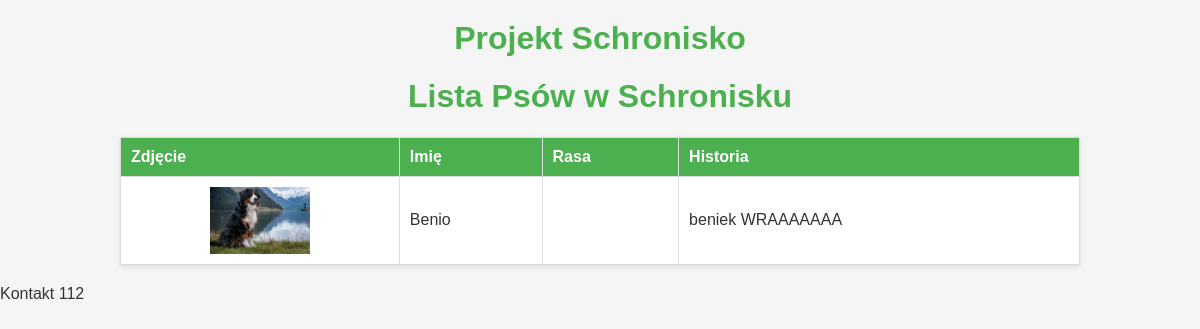
Screenshot of /folder_aplikacji/dogs_html/ with the database file from the repository.
### folder_aplikacji/models.py (models this page shows, shortened)
class Dog(models.Model):
    image = models.ImageField(upload_to='images/', blank=True, null=True) #zdjecir zwierzaka
    name = models.CharField(max_length=60) #imie psa
    rasa_psa = models.CharField(max_length=60, blank=True) # rasa psa
    SIZE = models.CharField(max_length=1,choices=SIZE, default=SIZE[0][0]) #wielkosc psa
    month_added = models.IntegerField(choices=MONTHS.choices, default=MONTHS.choices[0][0]) #miesiac dodania ogloszenia
    team = models.CharField(max_length=60, default="") #gotowy do adopcji lub nie
    age_type = models.CharField(max_length=10, choices=AGE_CHOICES, default='age') #wiek typ
    age = models.IntegerField(blank=True, null=True, validators=[MinValueValidator(0),MaxValueValidator(99)]) # wiek
    castrated = models.CharField(max_length=10, choices=CASTRATED_CHOICES, default="") #czy pies jest wykastrowany
    opis = models.TextField(blank = True, null= True) #historia zwierzaka

### folder_aplikacji/views.py (the view)
# urls.py: path('dogs_html/', views.dog_list_html),
def dog_list_html(request):
    dogs = Dog.objects.all()
    return render(request, 'folder_aplikacji/dog/list.html', {'dogs': dogs})

### folder_aplikacji/templates/folder_aplikacji/dog/list.html (shortened to what this page needs)
{% extends "folder_aplikacji/base.html" %}
{% block content %}
<h1>Lista Psów w Schronisku</h1>
<table border="1">
    <thead>
        <tr>
            <th>Zdjęcie</th>
            <th>Imię</th>
            <th>Rasa</th>
            <th>Historia</th>
        </tr>
    </thead>
    <tbody>
        {% for dog in dogs %}
        <tr>
            <td>
                {% if dog.image %}
                    <img src="{{ dog.image.url }}" alt="{{ dog.name }}" width="100">
                {% else %}
                    Brak zdjęcia
                {% endif %}
            </td>
            <td>{{ dog.name }}</td>
            <td>{{ dog.rasa_psa }}</td>
            <td>{{ dog.opis }}</td>
        </tr>
        {% empty %}
        <tr>
            <td colspan="4">Brak psów do wyświetlenia.</td>
        </tr>
        {% endfor %}
    </tbody>
</table>
{% endblock %}

### folder_aplikacji/static/css/folder_aplikacji.css (style rules this page uses)
body { background-color: #f5f5f5; font-family: Arial, sans-serif; color: #333; margin: 0; padding: 0; }
h1 { color: #4CAF50; text-align: center; margin-top: 20px; }
table { width: 80%; margin: 20px auto; border-collapse: collapse; background-color: #fff; box-shadow: 0 2px 5px rgba(0, 0, 0, 0.1); }
th, td { border: 1px solid #ddd; padding: 10px; text-align: left; }
th { background-color: #4CAF50; color: white; }
td img { display: block; margin: 0 auto; max-width: 100px; }

### rows the page displays
Dog: image (picture), name "Benio", opis "beniek WRAAAAAAA"
